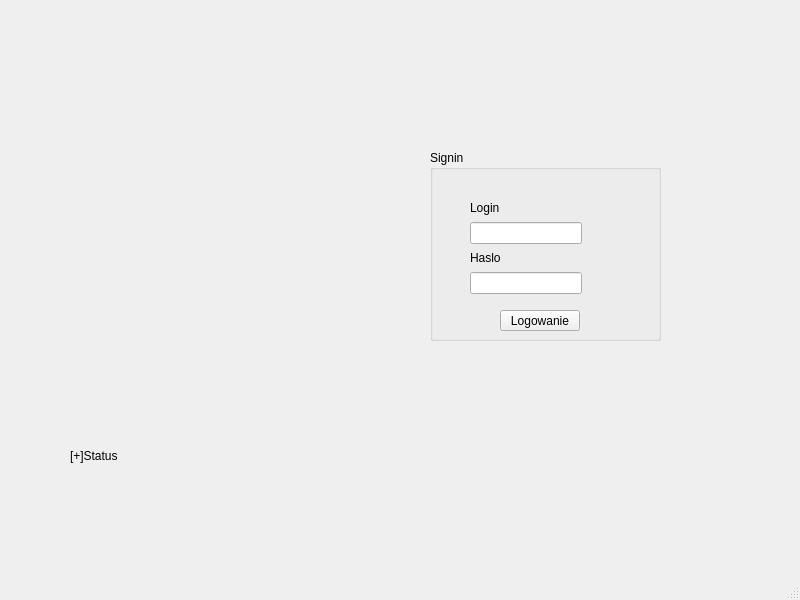
<?xml version="1.0" encoding="UTF-8"?>
<ui version="4.0">
 <class>MainWindow</class>
 <widget class="QMainWindow" name="MainWindow">
  <property name="geometry">
   <rect>
    <x>0</x>
    <y>0</y>
    <width>800</width>
    <height>600</height>
   </rect>
  </property>
  <property name="windowTitle">
   <string>MainWindow</string>
  </property>
  <widget class="QWidget" name="centralwidget">
   <widget class="QLabel" name="label">
    <property name="geometry">
     <rect>
      <x>70</x>
      <y>430</y>
      <width>121</width>
      <height>51</height>
     </rect>
    </property>
    <property name="text">
     <string>[+]Status</string>
    </property>
   </widget>
   <widget class="QGroupBox" name="groupBox">
    <property name="geometry">
     <rect>
      <x>430</x>
      <y>150</y>
      <width>231</width>
      <height>191</height>
     </rect>
    </property>
    <property name="title">
     <string>Signin</string>
    </property>
    <widget class="QPushButton" name="pushButton">
     <property name="geometry">
      <rect>
       <x>70</x>
       <y>160</y>
       <width>80</width>
       <height>21</height>
      </rect>
     </property>
     <property name="text">
      <string>Logowanie</string>
     </property>
    </widget>
    <widget class="QWidget" name="">
     <property name="geometry">
      <rect>
       <x>40</x>
       <y>50</y>
       <width>112</width>
       <height>94</height>
      </rect>
     </property>
     <layout class="QVBoxLayout" name="verticalLayout_3">
      <item>
       <layout class="QVBoxLayout" name="verticalLayout">
        <item>
         <widget class="QLabel" name="label_2">
          <property name="text">
           <string>Login</string>
          </property>
         </widget>
        </item>
        <item>
         <widget class="QLineEdit" name="lineEdit_login"/>
        </item>
       </layout>
      </item>
      <item>
       <layout class="QVBoxLayout" name="verticalLayout_2">
        <item>
         <widget class="QLabel" name="label_3">
          <property name="text">
           <string>Haslo</string>
          </property>
         </widget>
        </item>
        <item>
         <widget class="QLineEdit" name="lineEdit_haslo">
          <property name="echoMode">
           <enum>QLineEdit::Password</enum>
          </property>
         </widget>
        </item>
       </layout>
      </item>
     </layout>
    </widget>
   </widget>
  </widget>
  <widget class="QMenuBar" name="menubar">
   <property name="geometry">
    <rect>
     <x>0</x>
     <y>0</y>
     <width>800</width>
     <height>20</height>
    </rect>
   </property>
  </widget>
  <widget class="QStatusBar" name="statusbar"/>
 </widget>
 <resources/>
 <connections/>
</ui>
